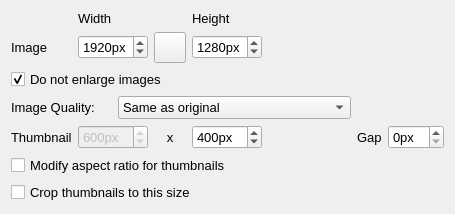
                         <widget class="QWidget" name="gbResizing" native="true">
                          <property name="sizePolicy">
                           <sizepolicy hsizetype="Preferred" vsizetype="Fixed">
                            <horstretch>0</horstretch>
                            <verstretch>0</verstretch>
                           </sizepolicy>
                          </property>
                          <property name="minimumSize">
                           <size>
                            <width>0</width>
                            <height>206</height>
                           </size>
                          </property>
                          <property name="font">
                           <font>
                            <family>Arial</family>
                            <pointsize>10</pointsize>
                            <weight>75</weight>
                            <bold>true</bold>
                           </font>
                          </property>
                          <layout class="QGridLayout" name="gridLayout_12">
                           <item row="1" column="6" colspan="3">
                            <spacer name="horizontalSpacer_6">
                             <property name="orientation">
                              <enum>Qt::Horizontal</enum>
                             </property>
                             <property name="sizeHint" stdset="0">
                              <size>
                               <width>94</width>
                               <height>20</height>
                              </size>
                             </property>
                            </spacer>
                           </item>
                           <item row="0" column="1">
                            <widget class="QLabel" name="label_2">
                             <property name="font">
                              <font>
                               <family>Arial</family>
                               <pointsize>10</pointsize>
                               <weight>50</weight>
                               <bold>false</bold>
                              </font>
                             </property>
                             <property name="text">
                              <string>Width</string>
                             </property>
                            </widget>
                           </item>
                           <item row="4" column="8">
                            <widget class="QSpinBox" name="sbImageMargin">
                             <property name="font">
                              <font>
                               <family>Arial</family>
                               <pointsize>10</pointsize>
                               <weight>50</weight>
                               <bold>false</bold>
                              </font>
                             </property>
                             <property name="suffix">
                              <string>px</string>
                             </property>
                            </widget>
                           </item>
                           <item row="4" column="7">
                            <widget class="QLabel" name="label_15">
                             <property name="font">
                              <font>
                               <family>Arial</family>
                               <pointsize>10</pointsize>
                               <weight>50</weight>
                               <bold>false</bold>
                              </font>
                             </property>
                             <property name="text">
                              <string>Gap</string>
                             </property>
                            </widget>
                           </item>
                           <item row="5" column="0" colspan="5">
                            <widget class="QCheckBox" name="chkDistortThumbnails">
                             <property name="sizePolicy">
                              <sizepolicy hsizetype="Fixed" vsizetype="Fixed">
                               <horstretch>0</horstretch>
                               <verstretch>0</verstretch>
                              </sizepolicy>
                             </property>
                             <property name="font">
                              <font>
                               <family>Arial</family>
                               <pointsize>10</pointsize>
                               <weight>50</weight>
                               <bold>false</bold>
                              </font>
                             </property>
                             <property name="toolTip">
                              <string>Wide thumbnails will be squeezed into the 
width given here. This distorsion is created
by the browser, so it may not be what you want.


Need only save the CSS files, no new generation
is required.</string>
                             </property>
                             <property name="text">
                              <string>Modify aspect ratio for thumbnails</string>
                             </property>
                            </widget>
                           </item>
                           <item row="4" column="0">
                            <widget class="QLabel" name="label_7">
                             <property name="sizePolicy">
                              <sizepolicy hsizetype="Minimum" vsizetype="Preferred">
                               <horstretch>0</horstretch>
                               <verstretch>0</verstretch>
                              </sizepolicy>
                             </property>
                             <property name="font">
                              <font>
                               <family>Arial</family>
                               <pointsize>10</pointsize>
                               <weight>50</weight>
                               <bold>false</bold>
                              </font>
                             </property>
                             <property name="text">
                              <string>Thumbnail</string>
                             </property>
                            </widget>
                           </item>
                           <item row="1" column="4">
                            <widget class="QSpinBox" name="sbImageHeight">
                             <property name="sizePolicy">
                              <sizepolicy hsizetype="Fixed" vsizetype="Fixed">
                               <horstretch>0</horstretch>
                               <verstretch>0</verstretch>
                              </sizepolicy>
                             </property>
                             <property name="font">
                              <font>
                               <family>Arial</family>
                               <pointsize>10</pointsize>
                               <weight>50</weight>
                               <bold>false</bold>
                              </font>
                             </property>
                             <property name="suffix">
                              <string>px</string>
                             </property>
                             <property name="minimum">
                              <number>50</number>
                             </property>
                             <property name="maximum">
                              <number>8192</number>
                             </property>
                             <property name="singleStep">
                              <number>10</number>
                             </property>
                             <property name="value">
                              <number>1280</number>
                             </property>
                            </widget>
                           </item>
                           <item row="1" column="1" colspan="2">
                            <widget class="QSpinBox" name="sbImageWidth">
                             <property name="sizePolicy">
                              <sizepolicy hsizetype="Fixed" vsizetype="Fixed">
                               <horstretch>0</horstretch>
                               <verstretch>0</verstretch>
                              </sizepolicy>
                             </property>
                             <property name="font">
                              <font>
                               <family>Arial</family>
                               <pointsize>10</pointsize>
                               <weight>50</weight>
                               <bold>false</bold>
                              </font>
                             </property>
                             <property name="suffix">
                              <string>px</string>
                             </property>
                             <property name="minimum">
                              <number>50</number>
                             </property>
                             <property name="maximum">
                              <number>8192</number>
                             </property>
                             <property name="singleStep">
                              <number>10</number>
                             </property>
                             <property name="value">
                              <number>1920</number>
                             </property>
                            </widget>
                           </item>
                           <item row="1" column="3">
                            <widget class="QToolButton" name="btnLink">
                             <property name="font">
                              <font>
                               <family>Arial</family>
                               <pointsize>10</pointsize>
                               <weight>50</weight>
                               <bold>false</bold>
                              </font>
                             </property>
                             <property name="toolTip">
                              <string>Links/unlinks image width and height,
so when one changes the other changes too.
</string>
                             </property>
                             <property name="text">
                              <string/>
                             </property>
                             <property name="icon">
                              <iconset resource="falcong.qrc">
                               <normaloff>:/icons/Resources/broken-link.png</normaloff>
                               <normalon>:/icons/Resources/link.png</normalon>:/icons/Resources/broken-link.png</iconset>
                             </property>
                             <property name="iconSize">
                              <size>
                               <width>24</width>
                               <height>24</height>
                              </size>
                             </property>
                             <property name="checkable">
                              <bool>true</bool>
                             </property>
                            </widget>
                           </item>
                           <item row="3" column="0" colspan="2">
                            <widget class="QLabel" name="label_73">
                             <property name="font">
                              <font>
                               <family>Arial</family>
                               <pointsize>10</pointsize>
                               <weight>50</weight>
                               <bold>false</bold>
                              </font>
                             </property>
                             <property name="text">
                              <string>Image Quality:</string>
                             </property>
                            </widget>
                           </item>
                           <item row="3" column="2" colspan="5">
                            <widget class="QComboBox" name="cbImageQuality">
                             <property name="font">
                              <font>
                               <family>Arial</family>
                               <pointsize>10</pointsize>
                               <weight>50</weight>
                               <bold>false</bold>
                              </font>
                             </property>
                             <property name="toolTip">
                              <string>&lt;html&gt;&lt;head/&gt;&lt;body&gt;&lt;p&gt;Select the quality of the images on the server.&lt;/p&gt;&lt;p&gt;The smaller the number the smaller the file size but &lt;/p&gt;&lt;p&gt;the more artifact will be present in the result.&lt;/p&gt;&lt;p&gt;&lt;br/&gt;&lt;/p&gt;&lt;p&gt;A huge space reduction is achieved, with a small&lt;/p&gt;&lt;p&gt;quality loss with a quality of 80%.&lt;/p&gt;&lt;p&gt;&lt;br/&gt;&lt;/p&gt;&lt;/body&gt;&lt;/html&gt;</string>
                             </property>
                             <item>
                              <property name="text">
                               <string>Same as original</string>
                              </property>
                             </item>
                             <item>
                              <property name="text">
                               <string>100% - best</string>
                              </property>
                             </item>
                             <item>
                              <property name="text">
                               <string>90%</string>
                              </property>
                             </item>
                             <item>
                              <property name="text">
                               <string>80% - high</string>
                              </property>
                             </item>
                             <item>
                              <property name="text">
                               <string>70%</string>
                              </property>
                             </item>
                             <item>
                              <property name="text">
                               <string>60%</string>
                              </property>
                             </item>
                             <item>
                              <property name="text">
                               <string>50% - medium</string>
                              </property>
                             </item>
                             <item>
                              <property name="text">
                               <string>40%</string>
                              </property>
                             </item>
                             <item>
                              <property name="text">
                               <string>30% - low</string>
                              </property>
                             </item>
                             <item>
                              <property name="text">
                               <string>20%</string>
                              </property>
                             </item>
                             <item>
                              <property name="text">
                               <string>10% - abysmal</string>
                              </property>
                             </item>
                            </widget>
                           </item>
                           <item row="4" column="3">
                            <widget class="QLabel" name="label_59">
                             <property name="font">
                              <font>
                               <family>Arial</family>
                               <pointsize>10</pointsize>
                               <weight>50</weight>
                               <bold>false</bold>
                              </font>
                             </property>
                             <property name="text">
                              <string>x</string>
                             </property>
                             <property name="alignment">
                              <set>Qt::AlignCenter</set>
                             </property>
                            </widget>
                           </item>
                           <item row="0" column="4">
                            <widget class="QLabel" name="label_3">
                             <property name="font">
                              <font>
                               <family>Arial</family>
                               <pointsize>10</pointsize>
                               <weight>50</weight>
                               <bold>false</bold>
                              </font>
                             </property>
                             <property name="text">
                              <string>Height</string>
                             </property>
                            </widget>
                           </item>
                           <item row="6" column="0" colspan="5">
                            <widget class="QCheckBox" name="chkCropThumbnails">
                             <property name="sizePolicy">
                              <sizepolicy hsizetype="Fixed" vsizetype="Fixed">
                               <horstretch>0</horstretch>
                               <verstretch>0</verstretch>
                              </sizepolicy>
                             </property>
                             <property name="font">
                              <font>
                               <family>Arial</family>
                               <pointsize>10</pointsize>
                               <weight>50</weight>
                               <bold>false</bold>
                              </font>
                             </property>
                             <property name="toolTip">
                              <string>&lt;html&gt;&lt;head/&gt;&lt;body&gt;&lt;p&gt;All thumbnail images will have the same height.&lt;/p&gt;&lt;p&gt;&lt;br/&gt;&lt;/p&gt;&lt;p&gt;Check this button if you want thumbnails to have the&lt;/p&gt;&lt;p&gt;exact sizes given here. In this case the thumbnail&lt;/p&gt;&lt;p&gt;will be cropped from the top left corner of the&lt;/p&gt;&lt;p&gt;source image to this size. &lt;/p&gt;&lt;p&gt;&lt;br/&gt;&lt;/p&gt;&lt;p&gt;The thumbnail still may be narrower!&lt;/p&gt;&lt;p&gt;&lt;br/&gt;&lt;/p&gt;&lt;p&gt;Need only save the CSS files, no new generation&lt;/p&gt;&lt;p&gt;is required.&lt;/p&gt;&lt;/body&gt;&lt;/html&gt;</string>
                             </property>
                             <property name="text">
                              <string>Crop thumbnails to this size</string>
                             </property>
                            </widget>
                           </item>
                           <item row="4" column="4">
                            <widget class="QSpinBox" name="sbThumbnailHeight">
                             <property name="sizePolicy">
                              <sizepolicy hsizetype="Fixed" vsizetype="Fixed">
                               <horstretch>0</horstretch>
                               <verstretch>0</verstretch>
                              </sizepolicy>
                             </property>
                             <property name="font">
                              <font>
                               <family>Arial</family>
                               <pointsize>10</pointsize>
                               <weight>50</weight>
                               <bold>false</bold>
                              </font>
                             </property>
                             <property name="suffix">
                              <string>px</string>
                             </property>
                             <property name="minimum">
                              <number>50</number>
                             </property>
                             <property name="maximum">
                              <number>8192</number>
                             </property>
                             <property name="singleStep">
                              <number>10</number>
                             </property>
                             <property name="value">
                              <number>400</number>
                             </property>
                            </widget>
                           </item>
                           <item row="2" column="0" colspan="4">
                            <widget class="QCheckBox" name="chkDoNotEnlarge">
                             <property name="sizePolicy">
                              <sizepolicy hsizetype="Fixed" vsizetype="Fixed">
                               <horstretch>0</horstretch>
                               <verstretch>0</verstretch>
                              </sizepolicy>
                             </property>
                             <property name="font">
                              <font>
                               <family>Arial</family>
                               <pointsize>10</pointsize>
                               <weight>50</weight>
                               <bold>false</bold>
                              </font>
                             </property>
                             <property name="text">
                              <string>Do not enlarge images</string>
                             </property>
                             <property name="checked">
                              <bool>true</bool>
                             </property>
                            </widget>
                           </item>
                           <item row="4" column="1" colspan="2">
                            <widget class="QSpinBox" name="sbThumbnailWidth">
                             <property name="enabled">
                              <bool>false</bool>
                             </property>
                             <property name="sizePolicy">
                              <sizepolicy hsizetype="Fixed" vsizetype="Fixed">
                               <horstretch>0</horstretch>
                               <verstretch>0</verstretch>
                              </sizepolicy>
                             </property>
                             <property name="font">
                              <font>
                               <family>Arial</family>
                               <pointsize>10</pointsize>
                               <weight>50</weight>
                               <bold>false</bold>
                              </font>
                             </property>
                             <property name="suffix">
                              <string>px</string>
                             </property>
                             <property name="minimum">
                              <number>50</number>
                             </property>
                             <property name="maximum">
                              <number>8192</number>
                             </property>
                             <property name="singleStep">
                              <number>10</number>
                             </property>
                             <property name="value">
                              <number>600</number>
                             </property>
                            </widget>
                           </item>
                           <item row="1" column="0">
                            <widget class="QLabel" name="label">
                             <property name="sizePolicy">
                              <sizepolicy hsizetype="Minimum" vsizetype="Preferred">
                               <horstretch>0</horstretch>
                               <verstretch>0</verstretch>
                              </sizepolicy>
                             </property>
                             <property name="font">
                              <font>
                               <family>Arial</family>
                               <pointsize>10</pointsize>
                               <weight>50</weight>
                               <bold>false</bold>
                              </font>
                             </property>
                             <property name="text">
                              <string>Image</string>
                             </property>
                            </widget>
                           </item>
                           <item row="4" column="5">
                            <spacer name="horizontalSpacer_18">
                             <property name="orientation">
                              <enum>Qt::Horizontal</enum>
                             </property>
                             <property name="sizeHint" stdset="0">
                              <size>
                               <width>76</width>
                               <height>20</height>
                              </size>
                             </property>
                            </spacer>
                           </item>
                          </layout>
                         </widget>
